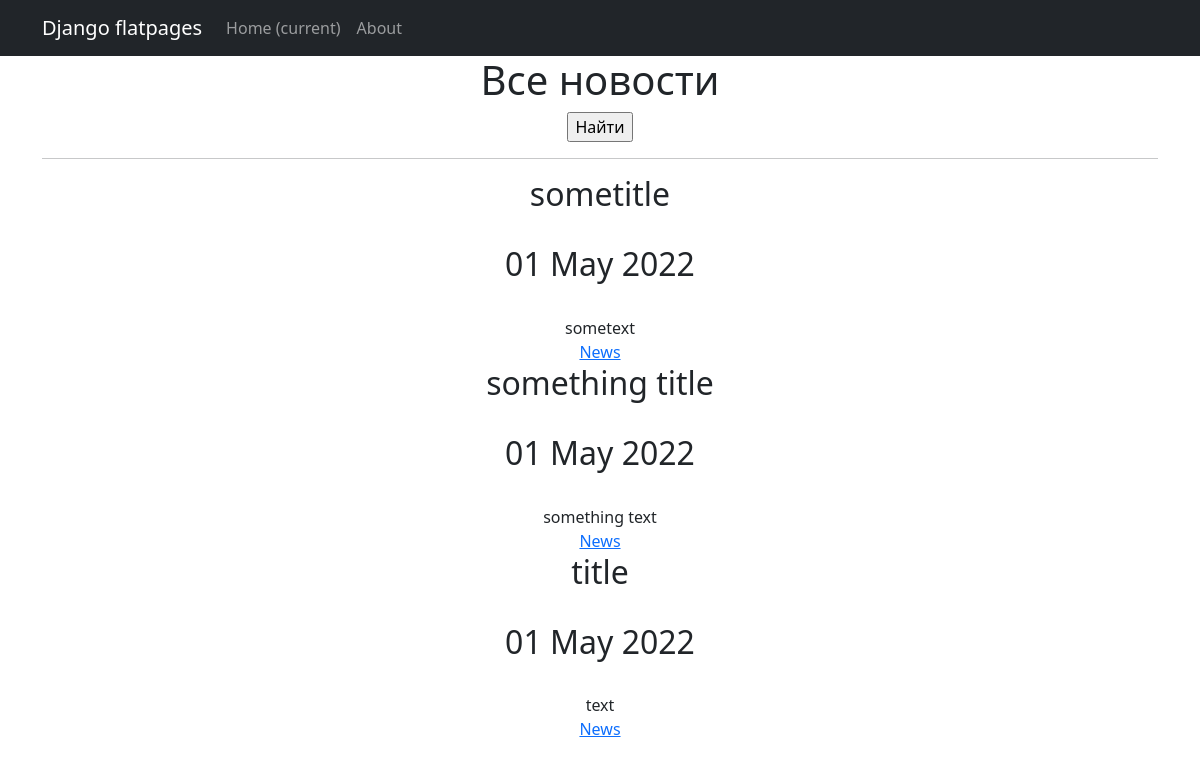
The app's page /news/news_list/, older data.
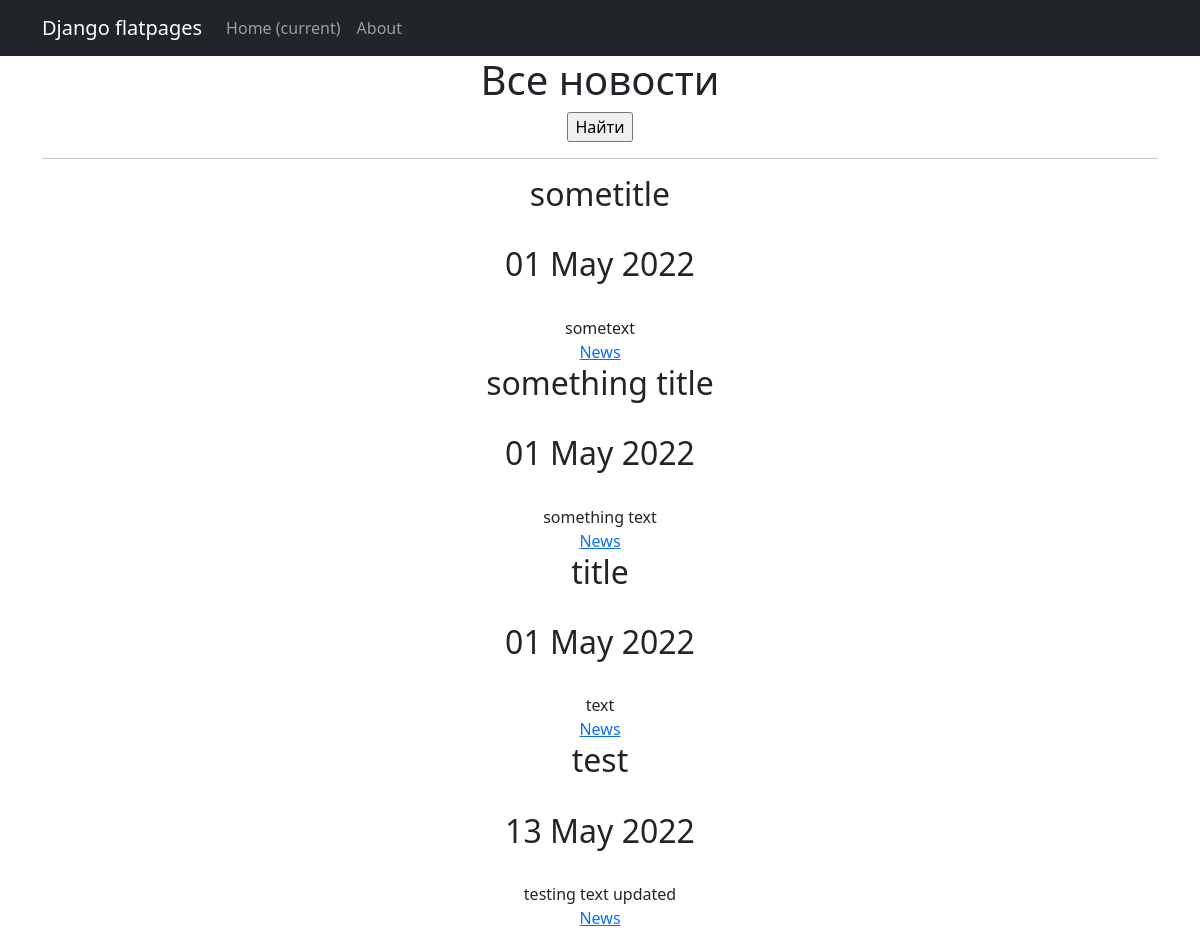
The same page, newer data.
### news/models.py (models this page shows, shortened)
class Post(models.Model):
    author = models.ForeignKey(Author, on_delete=models.CASCADE)
    News = 'NW'
    ARTICLE = 'AR'
    CATEGORY_CHOICES = (
        (News, 'Новость'),
        (ARTICLE, 'Статья'),
    )
    categoryType = models.CharField(max_length=2, choices=CATEGORY_CHOICES, default=ARTICLE)
    dateCreation = models.DateTimeField(auto_now_add=True)
    postCategory = models.ManyToManyField(Category, through='PostCategory')
    title = models.CharField(max_length=128)
    text = models.TextField()
    rating = models.SmallIntegerField(default=0)
    def get_absolute_url(self):
        return reverse('new1', kwargs={'pk': self.pk})

### news/views.py (the view)
# urls.py: path('news/', include('news.urls')),
def news(request):
    posts = Post.objects.all()
    return render(request, 'news.html', context={'posts': posts})

### news/templates/news/news.html (shortened to what this page needs)
{% extends 'news/default.html' %}
{% load custom_filters %}
{% load custom_tags %}
{% block content %}
<h1>Все новости</h1>
<form action="" method="get">
    <input type="submit" value="Найти" />
</form>
<hr>
{% for post in posts %}
    <h2>{{ post.title }}</h2><br>
    <h2>{{ post.dateCreation|date:'d M Y' }}</h2><br>
    {{ post.text|truncatechars:20 }}<br>
    <a href="{{ post.get_absolute_url }}">News</a>
{% endfor %}
<br>
{% endblock content %}

### news/templates/news/default.html (shortened to what this page needs)
<!DOCTYPE html>
<html lang="en">
<head>
    {% load static %}
    <link href="{% static 'css/styles.css' %}" rel="stylesheet"/>
</head>
<body>
<nav class="navbar navbar-expand-lg navbar-dark bg-dark static-top">
    <div class="container">
        <a class="navbar-brand" href="#">Django flatpages</a>
        <div class="collapse navbar-collapse" id="navbarResponsive">
            <ul class="navbar-nav ml-auto">
                <li class="nav-item active">
                    <a class="nav-link" href="#">Home
                        <span class="sr-only">(current)</span>
                    </a>
                </li>
                <li class="nav-item">
                    <a class="nav-link" href="/news/">About</a>
                </li>
            </ul>
        </div>
    </div>
</nav>
<div class="container">
    <div class="row">
        <div class="col-lg-12 text-center">
            {% block content %}{% endblock content %}
        </div>
    </div>
</div>
</body>
</html>

Row changes from the older to the newer data that the page shows:
added Post: title "test", dateCreation "13 May 2022", text "testing text updated"
